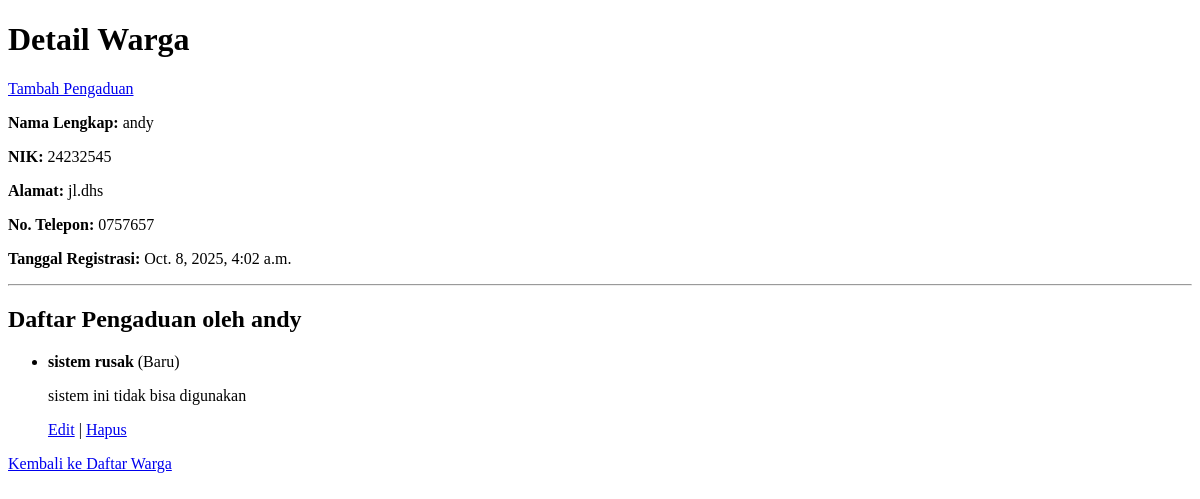
Before: /warga/1/ with the older database file.
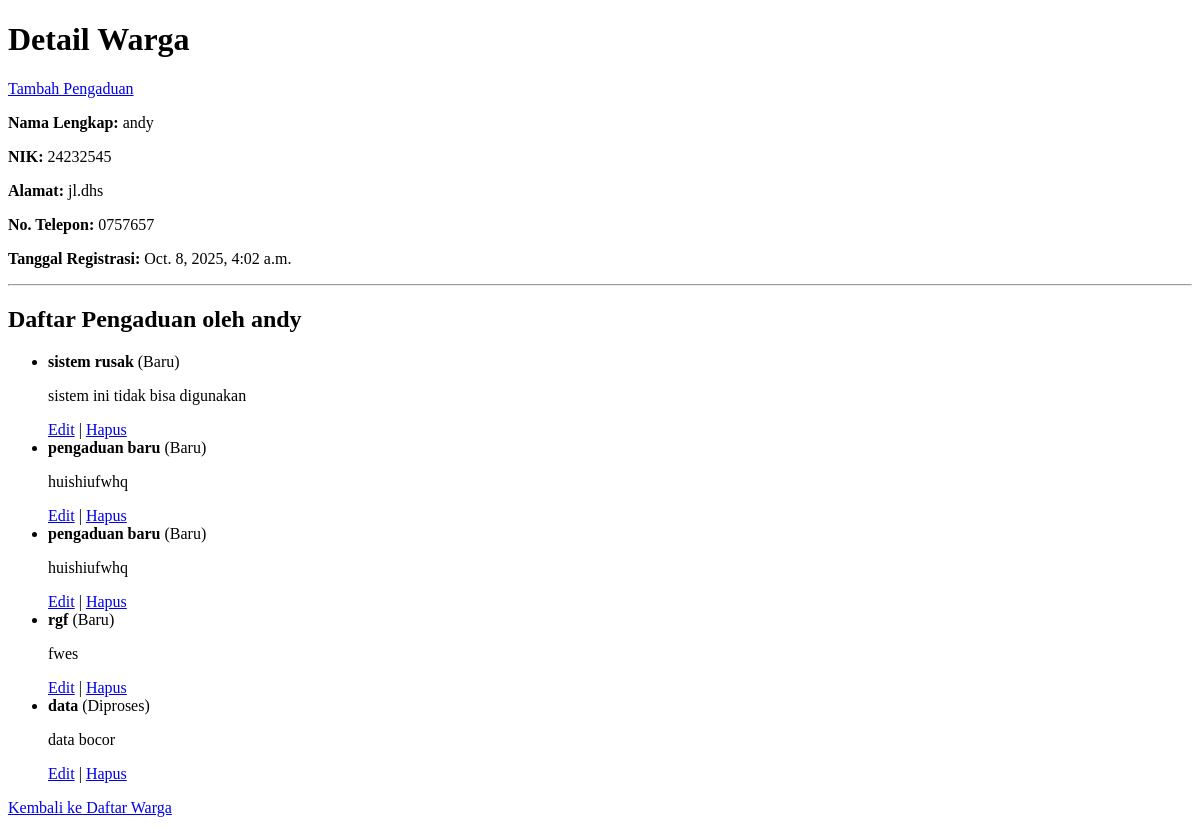
After: the same page with the newer database file.
### warga/models.py (models this page shows, shortened)
class Warga(models.Model):
    nik = models.CharField(max_length=16, unique=True, verbose_name="Nomor Induk Kependudukan")
    nama_lengkap = models.CharField(max_length=100, verbose_name="Nama Lengkap")
    alamat = models.TextField(verbose_name="Alamat Tinggal")
    no_telepon = models.CharField(max_length=15, blank=True, verbose_name="Nomor Telepon")
    tanggal_registrasi = models.DateTimeField(auto_now_add=True)

class Pengaduan(models.Model):
    STATUS_CHOICES = [
        ('BARU', 'Baru'),
        ('DIPROSES', 'Diproses'),
        ('SELESAI', 'Selesai'),
    ]
    judul = models.CharField(max_length=200)
    deskripsi = models.TextField()
    status = models.CharField(max_length=10, choices=STATUS_CHOICES, default='BARU')
    tanggal_lapor = models.DateTimeField(auto_now_add=True)
    pelapor = models.ForeignKey(Warga, on_delete=models.CASCADE, related_name='pengaduan')

### warga/views.py (the view)
# urls.py: path('<int:pk>/', WargaDetailView.as_view(), name='warga-detail'),
class WargaDetailView(DetailView):
    model = Warga
    template_name = 'warga/warga_detail.html'

### warga/templates/warga/warga_detail.html (shortened to what this page needs)
<!DOCTYPE html>
<html>
<head>
</head>
<body>
    <h1>Detail Warga</h1>
    <a href="{% url 'pengaduan-tambah' object.id %}">Tambah Pengaduan</a>
    <p><strong>Nama Lengkap:</strong> {{ object.nama_lengkap }}</p>
    <p><strong>NIK:</strong> {{ object.nik }}</p>
    <p><strong>Alamat:</strong> {{ object.alamat }}</p>
    <p><strong>No. Telepon:</strong> {{ object.no_telepon }}</p>
    <p><strong>Tanggal Registrasi:</strong> {{ object.tanggal_registrasi }}</p>
    <hr>
    <h2>Daftar Pengaduan oleh {{ object.nama_lengkap }}</h2>
    <ul>
        {% for aduan in object.pengaduan.all %}
        <li>
            <strong>{{ aduan.judul }}</strong> ({{ aduan.get_status_display }})
            <p>{{ aduan.deskripsi }}</p>
            <a href="{% url 'pengaduan-edit' aduan.id %}">Edit</a> |
            <a href="{% url 'pengaduan-hapus' aduan.id %}">Hapus</a>
        </li>
        {% empty %}
        <li>Warga ini belum pernah membuat pengaduan.</li>
        {% endfor %}
    </ul>
    <p><a href="{% url 'warga-list' %}">Kembali ke Daftar Warga</a></p>
</body>
</html>

Changed rows visible on the page:
added Pengaduan: judul "pengaduan baru", status "Baru", deskripsi "huishiufwhq"
added Pengaduan: judul "pengaduan baru", status "Baru", deskripsi "huishiufwhq"
added Pengaduan: judul "rgf", status "Baru", deskripsi "fwes"
added Pengaduan: judul "data", status "Diproses", deskripsi "data bocor"
